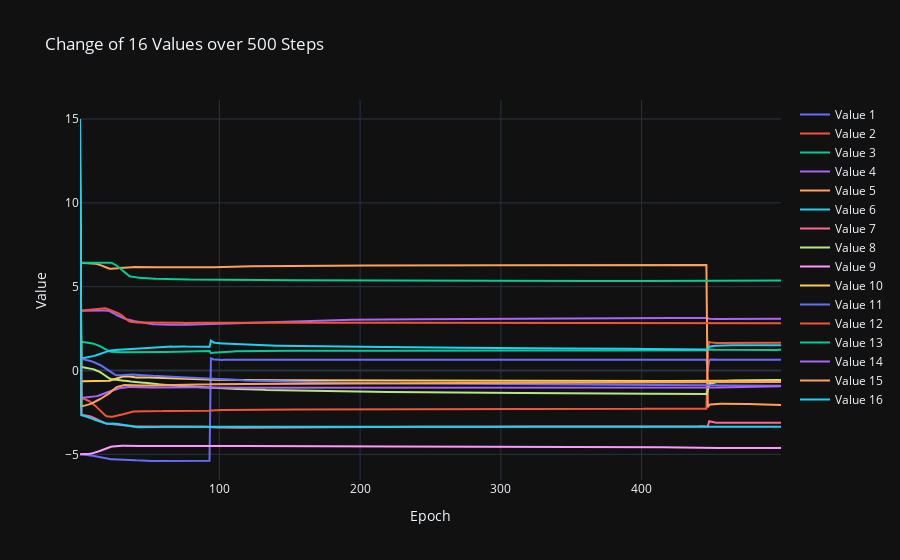

The notebook cell saved with this chart:
### Markdown cell above
## Mean value

### Code cell
import numpy as np
import plotly.graph_objects as go

data = experiment_data_loader.experiment_data['000011']['repetition_data'][0]


means = []
for mean_idx in range(16):
    means.append(data[f"mean{mean_idx}"])

    
data = np.stack(means, axis=1)
print(data.shape)
#data = np.expand_dims(data, axis=1)

# Preparing data for plotting
epochs = np.arange(1, data.shape[0])
traces = []
for i in range(data.shape[1]):
    traces.append(go.Scatter(x=epochs, y=data[:, i], mode='lines', name=f'Value {i+1}'))

# Plotting with Plotly
layout = go.Layout(title='Change of 16 Values over 500 Steps',
                   xaxis=dict(title='Epoch'),
                   yaxis=dict(title='Value'),
                   template='plotly_dark')

fig = go.Figure(data=traces, layout=layout)
fig.show()

### Figure 1 — Plotly figure (JSON) as saved in the notebook; plotly's stock layout.template omitted (floating-point values rounded to 4 significant figures; data arrays with more than 128 entries replaced by an {"elided": "..."} marker saying what was removed)
{"data": [{"mode": "lines", "name": "Value 1", "type": "scatter", "x": {"elided": "499 int values"}, "y": {"elided": "500 float values"}}, {"mode": "lines", "name": "Value 2", "type": "scatter", "x": {"elided": "499 int values"}, "y": {"elided": "500 float values"}}, {"mode": "lines", "name": "Value 3", "type": "scatter", "x": {"elided": "499 int values"}, "y": {"elided": "500 float values"}}, {"mode": "lines", "name": "Value 4", "type": "scatter", "x": {"elided": "499 int values"}, "y": {"elided": "500 float values"}}, {"mode": "lines", "name": "Value 5", "type": "scatter", "x": {"elided": "499 int values"}, "y": {"elided": "500 float values"}}, {"mode": "lines", "name": "Value 6", "type": "scatter", "x": {"elided": "499 int values"}, "y": {"elided": "500 float values"}}, {"mode": "lines", "name": "Value 7", "type": "scatter", "x": {"elided": "499 int values"}, "y": {"elided": "500 float values"}}, {"mode": "lines", "name": "Value 8", "type": "scatter", "x": {"elided": "499 int values"}, "y": {"elided": "500 float values"}}, {"mode": "lines", "name": "Value 9", "type": "scatter", "x": {"elided": "499 int values"}, "y": {"elided": "500 float values"}}, {"mode": "lines", "name": "Value 10", "type": "scatter", "x": {"elided": "499 int values"}, "y": {"elided": "500 float values"}}, {"mode": "lines", "name": "Value 11", "type": "scatter", "x": {"elided": "499 int values"}, "y": {"elided": "500 float values"}}, {"mode": "lines", "name": "Value 12", "type": "scatter", "x": {"elided": "499 int values"}, "y": {"elided": "500 float values"}}, {"mode": "lines", "name": "Value 13", "type": "scatter", "x": {"elided": "499 int values"}, "y": {"elided": "500 float values"}}, {"mode": "lines", "name": "Value 14", "type": "scatter", "x": {"elided": "499 int values"}, "y": {"elided": "500 float values"}}, {"mode": "lines", "name": "Value 15", "type": "scatter", "x": {"elided": "499 int values"}, "y": {"elided": "500 float values"}}, {"mode": "lines", "name": "Value 16", "type": "scatter", "x": {"elided": "499 int values"}, "y": {"elided": "500 float values"}}], "layout": {"title": {"text": "Change of 16 Values over 500 Steps"}, "xaxis": {"title": {"text": "Epoch"}}, "yaxis": {"title": {"text": "Value"}}}}
